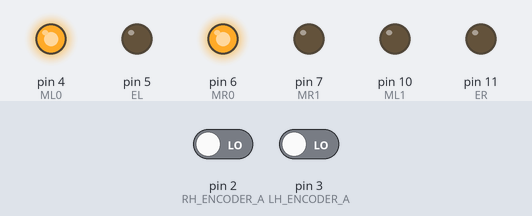
Simulated run of this sketch. Board: Arduino Uno, built with avr-gcc and run on an emulated ATmega328P. On the bench: output pins drawn as LEDs (lit = HIGH). Inputs (shaded band) come from the test bench; at power-on: pin 2 (RH_ENCODER_A) LOW, pin 3 (LH_ENCODER_A) LOW.

Above: at 0.1 s.
Timing chart, 0 to 1.6 s (numbered marks = the images above):
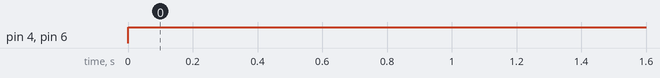

The sketch:

pid_calibrator.ino
```cpp
#include "PID_v1.h"
#include "encoders.h"
#include "motors_speed.h"


#define maxPID 175
#define minPID 0
#define maxPWM 255
#define minPWM 0

int leftFoward  = HIGH;
int rightFoward = HIGH;

int leftBackward  = LOW;
int rightBackward = LOW;

int left_pwm  = 0;
int right_pwm = 0;

long time_old = 0;
float cycle_time = 40;

int pwmR = 0;
int pwmL = 0;

double RPMRight = 0.0;
double RPMLeft = 0.0;

volatile long rel_right_count = 0;
volatile long  rel_left_count = 0;

unsigned int pulses_per_turn = 600;

double goal_rpm_right = 0.0;
double goal_rpm_left  = 0.0;

float goal_speed_right = 0.;
float goal_speed_left  = 0.;

float wheel_diameter = (43.38)/1000;

double  leftSetpoint,  leftInput,  leftOutput;
double rightSetpoint, rightInput, rightOutput;

PID leftPID(&leftInput, &leftOutput, &leftSetpoint, 0.05, 6, 0.009, DIRECT);
PID rightPID(&rightInput, &rightOutput, &rightSetpoint, 0.01, 5, 0.01, DIRECT);


void set_pid_parameters() {

	Serial.begin(9600);

	leftInput = RPMLeft;
	leftSetpoint = goal_rpm_left;
	leftPID.SetMode(AUTOMATIC);
	leftPID.SetOutputLimits(minPID, maxPID);

	rightInput = RPMRight;
	rightSetpoint = goal_rpm_right;
	rightPID.SetMode(AUTOMATIC);
	rightPID.SetOutputLimits(minPID, maxPID);
}

void compute_rpm() {
	if(millis() -time_old >= cycle_time) {
		rel_left_count = left_count() - rel_left_count;
		RPMLeft = 60 * abs(rel_left_count) / pulses_per_turn * 1000 / (millis() - time_old);
		rel_left_count = left_count();


		rel_right_count = right_count() - rel_right_count;
		RPMRight = 60 * abs(rel_right_count) / pulses_per_turn * 1000 / (millis() - time_old);
		rel_right_count = right_count();


		time_old = millis();
	}
}

void pid() {

  compute_rpm();

	goal_rpm_left  = goal_speed_left * 60/(3.1416 * wheel_diameter);
	goal_rpm_right = goal_speed_right * 60/(3.1416 * wheel_diameter);


	leftInput = RPMLeft;
	leftSetpoint = abs(goal_rpm_left);
	leftPID.Compute();

	rightInput = RPMRight;
	rightSetpoint = abs(goal_rpm_right);
	rightPID.Compute();

  /*Serial.print("leftInput");
  Serial.print(" ");
  Serial.print(leftInput);
  Serial.print(" ");
  Serial.print("setPoint");
  Serial.print(" ");
  Serial.println(leftSetpoint);//*/


	left_pwm = map(leftOutput, minPID, maxPID, minPWM, maxPWM);
/*
	Serial.print("rightInput");
  Serial.print(" ");
	Serial.print(rightInput);
  Serial.print(" ");
  Serial.print("setPoint");
	Serial.print(" ");
	Serial.println(rightSetpoint);//*/

	right_pwm = map(rightOutput, minPID, maxPID, minPWM, maxPWM);

	if(goal_speed_left  < 0) leftFoward  = LOW;
	if(goal_speed_right < 0) rightFoward = LOW;

	move_motors(leftFoward, left_pwm, rightFoward, right_pwm);
}


void setup() {

	set_motors();
	set_encoders_input();
	set_pid_parameters();
}

void loop() {

	pid();

	delay(20);
}
```

encoders.cpp
```cpp
#include <Arduino.h>

#define RH_ENCODER_A 2
#define RH_ENCODER_B 8
#define LH_ENCODER_A 3
#define LH_ENCODER_B 9

volatile  long rightCount = 0;
volatile  long leftCount = 0;


void leftEncoderEvent(){
  if(digitalRead(LH_ENCODER_A) == HIGH){
    if(digitalRead(LH_ENCODER_B) == LOW){
      leftCount++;
    }else{
      leftCount--;
    }
  }
  else{
    if(digitalRead(LH_ENCODER_B) == LOW){
      leftCount--;
    }else{
      leftCount++;
    }
  }
}

void rightEncoderEvent(){
  if(digitalRead(RH_ENCODER_A) == HIGH){
    if(digitalRead(RH_ENCODER_B) == LOW){
      rightCount++;
    }else{
      rightCount--;
    }
  }

  else{
    if(digitalRead(RH_ENCODER_B) == LOW){
      rightCount--;
    }else{
      rightCount++;
    }
  }
}


volatile long left_count(){
	return leftCount;
}
volatile long right_count(){
	return rightCount;
}

void set_encoders_input(){
	pinMode(RH_ENCODER_A, INPUT);
	pinMode(RH_ENCODER_B, INPUT);
	pinMode(LH_ENCODER_A, INPUT);
	pinMode(LH_ENCODER_B, INPUT);

	attachInterrupt(0, rightEncoderEvent, CHANGE);
	attachInterrupt(1, leftEncoderEvent, CHANGE);
}
```

encoders.h
```cpp
void set_encoders_input();
void leftEncoderEvent();
void rightEncoderEvent();
volatile long left_count();
volatile long right_count();
```

motors_speed.cpp
```cpp
#include <Arduino.h>

#define ML0  4
#define ML1 10
#define MR0  6
#define MR1  7

#define EL   5
#define ER  11


void set_motors(){
	pinMode(ML0, OUTPUT);
	pinMode(ML1, OUTPUT);
	pinMode(EL,  OUTPUT);
	pinMode(MR0, OUTPUT);
	pinMode(MR1, OUTPUT);
	pinMode(ER,  OUTPUT);
}

void move_motors(int left_dir, int left_pwm, int right_dir, int right_pwm) {
		digitalWrite(ML0, left_dir);
		digitalWrite(ML1, !left_dir);
		analogWrite(EL, left_pwm);

		digitalWrite(MR0, right_dir);
		digitalWrite(MR1, !right_dir);
		analogWrite(ER, right_pwm);
}
```

motors_speed.h
```cpp
void set_motors();
void move_motors(int, int, int, int);
```

Measured:
- by itself, pin 4 (ML0), pin 6 (MR0): LOW → HIGH at 0.00 s
